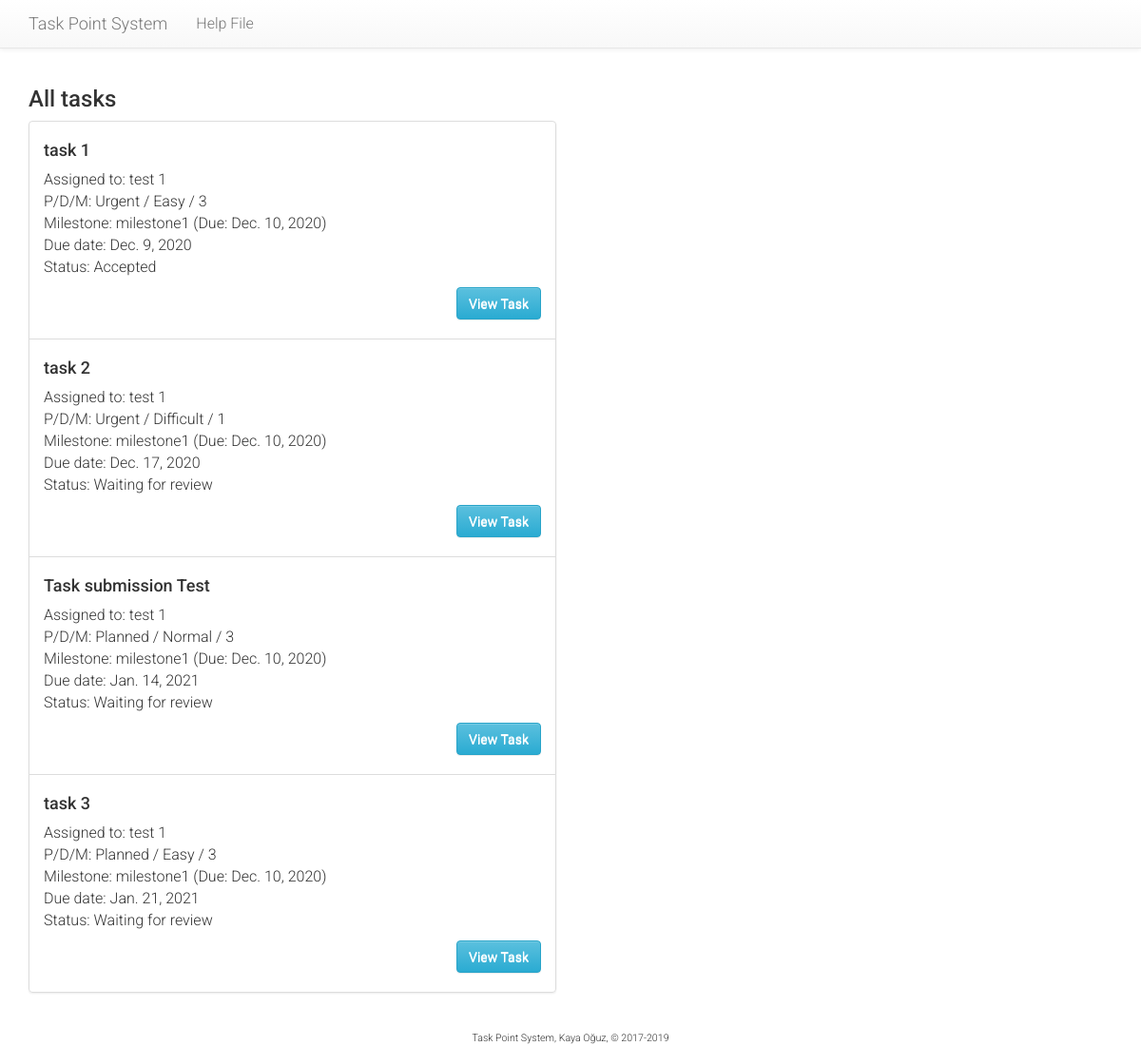
The page /tasks/team/all/ (signed in) on the database its author committed.
### tasks/models.py (models this page shows, shortened)
class Task(models.Model):
    PRIORITY = (
        (3, 'Urgent'),
        (2, 'Planned'),
        (1, 'Low'),
    )
    DIFFICULTY = (
        (3, 'Difficult'),
        (2, 'Normal'),
        (1, 'Easy'),
    )
    STATUS = (
        (1, "Review"),
        (2, "Working on it"),
        (3, "Waiting for review"),
        (4, "Waiting for supervisor grade"),
        (5, "Rejected"),
        (6, "Accepted"),
    )
    milestone = models.ForeignKey(Milestone, on_delete=models.CASCADE)
    creator = models.ForeignKey(User, related_name='creator', on_delete=models.SET_NULL, blank=True, null=True)
    assignee = models.ForeignKey(
        Developer,
        on_delete=models.CASCADE,
        related_name='assignee',
        verbose_name="Assigned to"
    )
    team = models.ForeignKey(Team, on_delete=models.CASCADE)
    title = models.CharField("Brief task name", max_length=256)
    description = models.TextField("Description")
    due = models.DateField("Due Date", validators=[past_date_validator])
    date = models.DateTimeField("Created on", auto_now_add=True)
    completed = models.DateTimeField("Completed on", auto_now=True, blank=True, null=True)
    priority = models.PositiveSmallIntegerField("Priority", choices=PRIORITY, default=2)
    difficulty = models.PositiveSmallIntegerField("Difficulty", choices=DIFFICULTY, default=2)
    modifier = models.PositiveSmallIntegerField(
        "Modifier",
        default=3,
        validators=[MaxValueValidator(5), MinValueValidator(1)]
    )
    status = models.PositiveSmallIntegerField("Status", choices=STATUS, default=1)
    valid = models.BooleanField("Is Valid", default=False)

class Developer(models.Model):
    id = models.CharField("ID", max_length=12, primary_key=True)
    user = models.OneToOneField(User, on_delete=models.CASCADE)
    team = models.ForeignKey(Team, on_delete=models.SET_NULL, blank=True, null=True)
    def __str__(self):
        return self.get_name()
    def get_name(self):
        return self.user.first_name + " " + self.user.last_name

class Milestone(models.Model):
    course = models.ForeignKey(Course, on_delete=models.CASCADE)
    name = models.CharField("Milestone", max_length=128)
    description = models.TextField("Milestone details")
    weight = models.PositiveSmallIntegerField(
        "Weight",
        default=10,
        validators=[MaxValueValidator(100), MinValueValidator(1)]
    )
    due = models.DateField("Due Date")
    def __str__(self):
        return self.name

### tasks/views.py (the view)
@login_required
def task_all(request):
    d = Developer.objects.get(user=request.user)
    t = d.team
    tasks = t.task_set.all().order_by("due")
    return render(
        request,
        'tasks/task_all.html',
        {
            'page_title': 'All tasks',
            'task_list': tasks
        }
    )

### tasks/templates/tasks/task_all.html
{% extends "tasks/base.html" %}
{% block leftcontent %}
    <h3>{{ page_title }}</h3>
    <ul class="list-group">
    {% for task in task_list %}
      <li class="list-group-item">
        <h4>{{ task.title }}</h4>
        <p>
          Assigned to: {{ task.assignee }}<br />
          P/D/M:
            {{ task.get_priority_display }} /
            {{ task.get_difficulty_display }} /
            {{ task.modifier }}<br />
          Milestone: {{ task.milestone }} (Due: {{ task.milestone.due }})<br />
          Due date: {{ task.due }}<br />
          Status: {{ task.get_status_display }}
        </p>
        <p style="text-align: right">
          <a href="{% url 'tasks:view-task' task.id %}" class="btn btn-default btn-info" role="button">View Task</a>
        </p>
    </li>
    {% endfor %}
    </ul>
{% endblock %}

### tasks/static/tasks/style.css (style rules this page uses)
body, div, p, td, li { font-family: "Roboto"; font-weight: 300; font-size: 12pt; }

### rows shown on the page
Task: title "task 1", assignee "test 1", priority "Urgent", difficulty "Easy", modifier "3", milestone "milestone1", milestone.due "Dec. 10, 2020", due "Dec. 9, 2020", status "Accepted"
Task: title "task 2", assignee "test 1", priority "Urgent", difficulty "Difficult", modifier "1", milestone "milestone1", milestone.due "Dec. 10, 2020", due "Dec. 17, 2020", status "Waiting for review"
Task: title "Task submission Test", assignee "test 1", priority "Planned", difficulty "Normal", modifier "3", milestone "milestone1", milestone.due "Dec. 10, 2020", due "Jan. 14, 2021", status "Waiting for review"
Task: title "task 3", assignee "test 1", priority "Planned", difficulty "Easy", modifier "3", milestone "milestone1", milestone.due "Dec. 10, 2020", due "Jan. 21, 2021", status "Waiting for review"

### other values the page prints
{{ page_title }} "All tasks"
